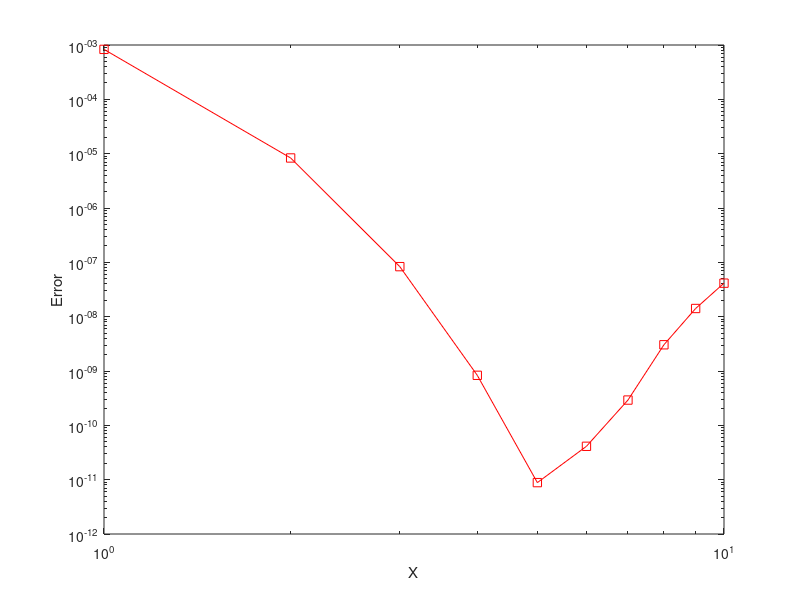

Write MATLAB code to recreate this figure.
real = 0.5;
a = 1;
i = 1:10;
h = (0.1).^i;
erro = abs(real-(atan(a+h)-atan(a-h))./(2*h)); 

loglog(i,erro,'-rs');
xlabel('X');
ylabel('Error');
hold on

erro